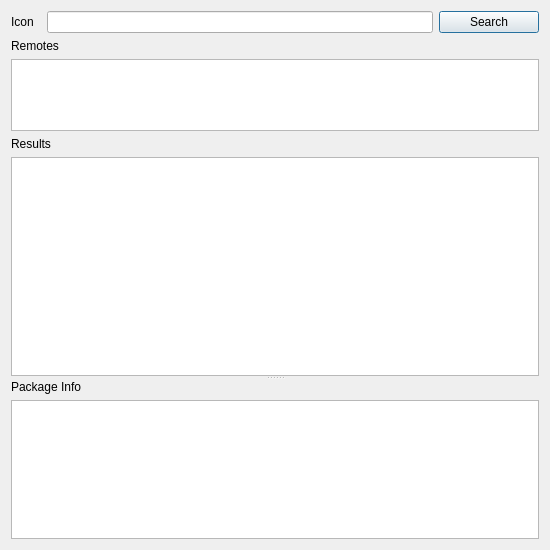
<?xml version="1.0" encoding="UTF-8"?>
<ui version="4.0">
 <class>Dialog</class>
 <widget class="QDialog" name="Dialog">
  <property name="geometry">
   <rect>
    <x>0</x>
    <y>0</y>
    <width>550</width>
    <height>550</height>
   </rect>
  </property>
  <property name="sizePolicy">
   <sizepolicy hsizetype="MinimumExpanding" vsizetype="MinimumExpanding">
    <horstretch>0</horstretch>
    <verstretch>0</verstretch>
   </sizepolicy>
  </property>
  <property name="minimumSize">
   <size>
    <width>550</width>
    <height>550</height>
   </size>
  </property>
  <property name="windowTitle">
   <string>Conan Search</string>
  </property>
  <layout class="QVBoxLayout" name="verticalLayout_2">
   <item>
    <layout class="QHBoxLayout" name="search_text_button_layout" stretch="0,1,1">
     <property name="sizeConstraint">
      <enum>QLayout::SetDefaultConstraint</enum>
     </property>
     <item>
      <widget class="QLabel" name="search_icon">
       <property name="sizePolicy">
        <sizepolicy hsizetype="Fixed" vsizetype="Fixed">
         <horstretch>0</horstretch>
         <verstretch>0</verstretch>
        </sizepolicy>
       </property>
       <property name="minimumSize">
        <size>
         <width>30</width>
         <height>0</height>
        </size>
       </property>
       <property name="maximumSize">
        <size>
         <width>30</width>
         <height>16777215</height>
        </size>
       </property>
       <property name="text">
        <string>Icon</string>
       </property>
      </widget>
     </item>
     <item>
      <widget class="ConanRefLineEdit" name="search_line">
       <property name="sizePolicy">
        <sizepolicy hsizetype="Expanding" vsizetype="Fixed">
         <horstretch>1</horstretch>
         <verstretch>0</verstretch>
        </sizepolicy>
       </property>
       <property name="minimumSize">
        <size>
         <width>200</width>
         <height>0</height>
        </size>
       </property>
       <property name="maximumSize">
        <size>
         <width>16777215</width>
         <height>16777215</height>
        </size>
       </property>
       <property name="sizeIncrement">
        <size>
         <width>1</width>
         <height>0</height>
        </size>
       </property>
       <property name="baseSize">
        <size>
         <width>500</width>
         <height>0</height>
        </size>
       </property>
      </widget>
     </item>
     <item>
      <widget class="QPushButton" name="search_button">
       <property name="minimumSize">
        <size>
         <width>50</width>
         <height>0</height>
        </size>
       </property>
       <property name="maximumSize">
        <size>
         <width>100</width>
         <height>16777215</height>
        </size>
       </property>
       <property name="sizeIncrement">
        <size>
         <width>0</width>
         <height>0</height>
        </size>
       </property>
       <property name="text">
        <string>Search</string>
       </property>
      </widget>
     </item>
    </layout>
   </item>
   <item>
    <widget class="QLabel" name="remotes_label">
     <property name="sizePolicy">
      <sizepolicy hsizetype="Preferred" vsizetype="Fixed">
       <horstretch>0</horstretch>
       <verstretch>0</verstretch>
      </sizepolicy>
     </property>
     <property name="text">
      <string>Remotes</string>
     </property>
    </widget>
   </item>
   <item>
    <widget class="QListWidget" name="remote_list">
     <property name="sizePolicy">
      <sizepolicy hsizetype="Expanding" vsizetype="Preferred">
       <horstretch>0</horstretch>
       <verstretch>0</verstretch>
      </sizepolicy>
     </property>
     <property name="minimumSize">
      <size>
       <width>0</width>
       <height>0</height>
      </size>
     </property>
     <property name="sizeIncrement">
      <size>
       <width>0</width>
       <height>0</height>
      </size>
     </property>
     <property name="baseSize">
      <size>
       <width>0</width>
       <height>0</height>
      </size>
     </property>
     <property name="sizeAdjustPolicy">
      <enum>QAbstractScrollArea::AdjustToContents</enum>
     </property>
     <property name="selectionMode">
      <enum>QAbstractItemView::NoSelection</enum>
     </property>
     <property name="uniformItemSizes">
      <bool>true</bool>
     </property>
     <property name="selectionRectVisible">
      <bool>true</bool>
     </property>
     <property name="sortingEnabled">
      <bool>true</bool>
     </property>
    </widget>
   </item>
   <item>
    <widget class="QLabel" name="results_label">
     <property name="sizePolicy">
      <sizepolicy hsizetype="Preferred" vsizetype="Fixed">
       <horstretch>0</horstretch>
       <verstretch>0</verstretch>
      </sizepolicy>
     </property>
     <property name="text">
      <string>Results</string>
     </property>
    </widget>
   </item>
   <item>
    <widget class="QSplitter" name="splitter">
     <property name="orientation">
      <enum>Qt::Vertical</enum>
     </property>
     <property name="childrenCollapsible">
      <bool>false</bool>
     </property>
     <widget class="QTreeView" name="search_results_tree_view">
      <property name="sizePolicy">
       <sizepolicy hsizetype="Expanding" vsizetype="Preferred">
        <horstretch>0</horstretch>
        <verstretch>0</verstretch>
       </sizepolicy>
      </property>
      <property name="minimumSize">
       <size>
        <width>500</width>
        <height>100</height>
       </size>
      </property>
      <property name="sizeIncrement">
       <size>
        <width>0</width>
        <height>0</height>
       </size>
      </property>
      <property name="sizeAdjustPolicy">
       <enum>QAbstractScrollArea::AdjustIgnored</enum>
      </property>
      <property name="sortingEnabled">
       <bool>true</bool>
      </property>
      <property name="animated">
       <bool>true</bool>
      </property>
     </widget>
     <widget class="QWidget" name="layoutWidget">
      <layout class="QVBoxLayout" name="verticalLayout">
       <item>
        <widget class="QLabel" name="package_info_label">
         <property name="sizePolicy">
          <sizepolicy hsizetype="Preferred" vsizetype="Fixed">
           <horstretch>0</horstretch>
           <verstretch>0</verstretch>
          </sizepolicy>
         </property>
         <property name="minimumSize">
          <size>
           <width>20</width>
           <height>0</height>
          </size>
         </property>
         <property name="baseSize">
          <size>
           <width>20</width>
           <height>0</height>
          </size>
         </property>
         <property name="text">
          <string>Package Info</string>
         </property>
        </widget>
       </item>
       <item>
        <widget class="QTextBrowser" name="package_info_text">
         <property name="sizePolicy">
          <sizepolicy hsizetype="Preferred" vsizetype="MinimumExpanding">
           <horstretch>0</horstretch>
           <verstretch>0</verstretch>
          </sizepolicy>
         </property>
         <property name="minimumSize">
          <size>
           <width>0</width>
           <height>120</height>
          </size>
         </property>
         <property name="sizeAdjustPolicy">
          <enum>QAbstractScrollArea::AdjustToContents</enum>
         </property>
        </widget>
       </item>
      </layout>
     </widget>
    </widget>
   </item>
  </layout>
 </widget>
 <customwidgets>
  <customwidget>
   <class>ConanRefLineEdit</class>
   <extends>QLineEdit</extends>
   <header>conan_app_launcher.ui.common.conan_line_edit.h</header>
  </customwidget>
 </customwidgets>
 <resources/>
 <connections/>
</ui>
